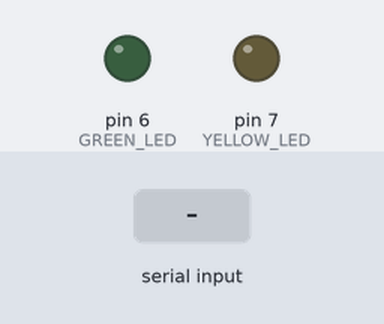
Bench run of a sketch on a simulated Arduino Uno, built with avr-gcc and run on an emulated ATmega328P. On the bench: output pins drawn as LEDs (lit = HIGH). Dashed ring = blinking. The inputs (shaded band) are chosen by the test bench. What the sketch prints to the serial monitor is not drawn.

Above: at 0.1 s.
3.1 s: "1" received over Serial
At 6.2 s:
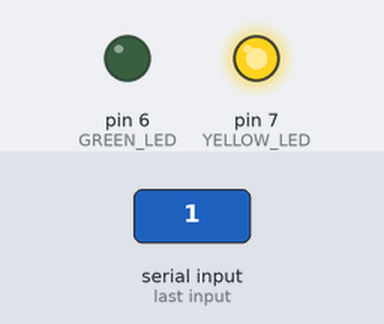
At 7.7 s:
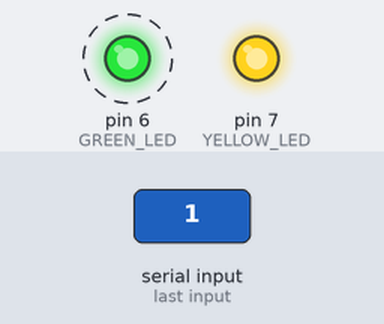
Timing chart, 0 to 12.1 s (numbered marks = the images above; inputs shaded):
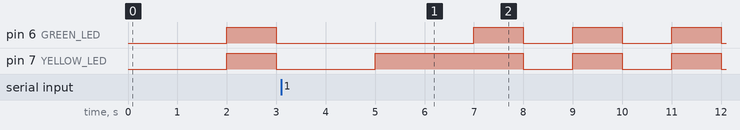

The sketch:

heloiago_mikahelp_us.ino
```cpp
//Definido pelo professor o Hexadecimal necessário.
#define TEMPERATURA 0x54
#define UMIDADE 0x48
#define YELLOW_LED 7
#define GREEN_LED 6

// esses dois define ficaram confusos de entender, mas o mikael sugeriu colocar por conta de um erro para perca de pacotes.
#define SYNC_I 'A'
#define SYNC_O 'Z'

#define BUFF_LEN 14 // <- a estrutura tem tamanho de 11 bytes
//ai foi botado mais dois bytes de IN e Out (SYNC_I and SYNC_O), e mais um para ficar par.

// feito pelo mikael, pare retornar com 0 ou 1 caso de certo ou de problema.
#define PKG_ERROR 0
#define PKG_SUCCESS 1


#include <Adafruit_Sensor.h> //biblioteca adicionada para leitura dos sensores de humidade e temperatura

#include <DHT_U.h>  // <-- unificação (veio do exemplo, nem sei pra o que ta servindo)
#include <DHT.h>    // <-- unificação (veio do exemplo, nem sei pra o que ta servindo)

#define DHTPIN A1     // Pino conectado no PDF

// Uncomment the type of sensor in use:
#define DHTTYPE    DHT11  // DHT 11 é o do PDF

DHT_Unified dht(DHTPIN, DHTTYPE);  // <-- exemplo do github.

//Cabeçalho necessário pedido pelo professor para ser incrementado, totalizando 11 bytes de extensão.
typedef struct Frame {
  uint32_t  N_REQ;      // 4 bytes
  uint8_t   CMD;        // 1 byte
  float     DATA;       // 4 bytes
  int16_t   CHECKSUM;   // 2 bytes
} frame;

// Respostas do microcontrolador pedido pelo pelo professor para ser incrementado.
void modify_package(frame* pkg, float data)
  {
  pkg->CMD      = 0xFF;
  pkg->DATA     = data;
  uint16_t sum = (pkg->N_REQ + pkg->CMD + data);
  pkg->CHECKSUM = ~sum;
  }

int verify_package(frame* received) {
  // Check if the command is valid
  if ((received->CMD != TEMPERATURA) && (received->CMD != UMIDADE)) {
    return PKG_ERROR;
  }

  // Check if the package was corruptedtjtt
  uint16_t sum = (received->N_REQ + received->CMD + received->DATA);
  if (received->CHECKSUM != ~sum) {
    return PKG_ERROR;
  }

  // If all was right the package is OK
  return PKG_SUCCESS;
}

void setup() {
  Serial.begin(9600);
  pinMode(YELLOW_LED, OUTPUT);
  pinMode(GREEN_LED, OUTPUT);

  dht.begin();
}

void loop() {
  // Delay between measurements.
  delay(1000); // delay de 1 segundo para visualizar respostas.
  digitalWrite(GREEN_LED, LOW);
  digitalWrite(YELLOW_LED, LOW);
  delay(1000);

  sensors_event_t event; //se acontece algum evento, ou recebe mensagem pelo sensor, ai pega temperatura (sensor ta mandando pra ele).
  // isso de "sensors_event_t event;" ta tudo escondido, a biblioteca que tá fazendo.
  if (Serial.available()) {
    frame package;

    receive_package(&package); // ta passando a referencia da memória, onde tá esse frame, vai montar o pacote onde tá
    // ai evita estar passando muita memória pra lá e pra cá.

    if (verify_package(&package) != PKG_ERROR) {
      if (package.CMD == TEMPERATURA) {
        dht.temperature().getEvent(&event);

        modify_package(&package, event.temperature);

      } else {
        dht.humidity().getEvent(&event);

        modify_package(&package, event.relative_humidity);
      }
      send_package(&package);
      digitalWrite(GREEN_LED, HIGH);
      delay(2000);
    } else {
      digitalWrite(YELLOW_LED, HIGH);
      send_package(&package);
      delay(2000);
    }
  }

  digitalWrite(YELLOW_LED, HIGH);
  digitalWrite(GREEN_LED, HIGH);
}

void send_package(frame* pkg) {
  uint8_t bytes[BUFF_LEN];
  uint8_t pkg_place;

  memset(bytes, 0, BUFF_LEN);
  pkg_place = ((BUFF_LEN)/2) - (sizeof(frame)/2);
  bytes[pkg_place - 1] = SYNC_I;
  memcpy(&bytes[pkg_place], pkg, sizeof(frame));
  bytes[pkg_place + sizeof(frame)] = SYNC_O;

  Serial.write(bytes, BUFF_LEN);
}

void receive_package(frame* pkg) {  //

  uint8_t bytes[BUFF_LEN]; //

  Serial.readBytes(bytes, BUFF_LEN); //ele ta jogando 16 bytes aqui dentro, ta colocando 16 bytes nesse espaço vazio que acabei de criar

  memset(pkg, 0, sizeof(frame));  //setou tudo pra zero, para nao ter nenhum lixo
  for (int i = 0; i < BUFF_LEN; ++i) { //nesse for vai varrer o byte para localizar onde esta o byte de inicio e de fim da estrutura.
    if ((bytes[i] == SYNC_I) && (bytes[i + sizeof(frame)+1] == SYNC_O)) {
      memcpy(pkg, &bytes[i+1], sizeof(frame)); //todos os bytes aqui eu jogo pro packet
      break;
    }
  }
}
```

Measured:
- by itself, pin 6 (GREEN_LED): alternates HIGH for 1.0 s and LOW for 1.0 s
- by itself, pin 7 (YELLOW_LED): repeats every 2.0 s: LOW 1.0 s, HIGH 1.0 s
